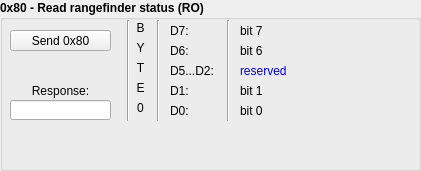
      <widget class="QGroupBox" name="x80_ctrl_group_box">
       <property name="geometry">
        <rect>
         <x>10</x>
         <y>60</y>
         <width>421</width>
         <height>171</height>
        </rect>
       </property>
       <property name="font">
        <font>
         <weight>75</weight>
         <bold>true</bold>
        </font>
       </property>
       <property name="title">
        <string>0x80 - Read rangefinder status (RO)</string>
       </property>
       <widget class="QPushButton" name="x80_send_pb">
        <property name="geometry">
         <rect>
          <x>10</x>
          <y>30</y>
          <width>101</width>
          <height>21</height>
         </rect>
        </property>
        <property name="font">
         <font>
          <weight>50</weight>
          <bold>false</bold>
         </font>
        </property>
        <property name="text">
         <string>Send 0x80</string>
        </property>
       </widget>
       <widget class="QLineEdit" name="x80_resp_line_ed">
        <property name="geometry">
         <rect>
          <x>10</x>
          <y>100</y>
          <width>101</width>
          <height>20</height>
         </rect>
        </property>
        <property name="font">
         <font>
          <weight>50</weight>
          <bold>false</bold>
         </font>
        </property>
        <property name="text">
         <string/>
        </property>
        <property name="alignment">
         <set>Qt::AlignCenter</set>
        </property>
       </widget>
       <widget class="QLabel" name="x80_send_lbl">
        <property name="geometry">
         <rect>
          <x>10</x>
          <y>80</y>
          <width>101</width>
          <height>21</height>
         </rect>
        </property>
        <property name="font">
         <font>
          <weight>50</weight>
          <bold>false</bold>
         </font>
        </property>
        <property name="text">
         <string>Response:</string>
        </property>
        <property name="alignment">
         <set>Qt::AlignCenter</set>
        </property>
       </widget>
       <widget class="QLabel" name="x80_d7_lbl">
        <property name="geometry">
         <rect>
          <x>170</x>
          <y>20</y>
          <width>31</width>
          <height>21</height>
         </rect>
        </property>
        <property name="font">
         <font>
          <weight>50</weight>
          <bold>false</bold>
         </font>
        </property>
        <property name="text">
         <string>D7:</string>
        </property>
       </widget>
       <widget class="QLabel" name="x80_d6_lbl">
        <property name="geometry">
         <rect>
          <x>170</x>
          <y>40</y>
          <width>31</width>
          <height>21</height>
         </rect>
        </property>
        <property name="font">
         <font>
          <weight>50</weight>
          <bold>false</bold>
         </font>
        </property>
        <property name="text">
         <string>D6:</string>
        </property>
       </widget>
       <widget class="QLabel" name="x80_d5_lbl">
        <property name="geometry">
         <rect>
          <x>170</x>
          <y>60</y>
          <width>51</width>
          <height>21</height>
         </rect>
        </property>
        <property name="font">
         <font>
          <weight>50</weight>
          <bold>false</bold>
         </font>
        </property>
        <property name="text">
         <string>D5...D2:</string>
        </property>
       </widget>
       <widget class="QLabel" name="x80_d0_lbl">
        <property name="geometry">
         <rect>
          <x>170</x>
          <y>100</y>
          <width>31</width>
          <height>21</height>
         </rect>
        </property>
        <property name="font">
         <font>
          <weight>50</weight>
          <bold>false</bold>
         </font>
        </property>
        <property name="text">
         <string>D0:</string>
        </property>
       </widget>
       <widget class="QLabel" name="x80_d1_lbl">
        <property name="geometry">
         <rect>
          <x>170</x>
          <y>80</y>
          <width>31</width>
          <height>21</height>
         </rect>
        </property>
        <property name="font">
         <font>
          <weight>50</weight>
          <bold>false</bold>
         </font>
        </property>
        <property name="text">
         <string>D1:</string>
        </property>
       </widget>
       <widget class="QLabel" name="x80_resp_d7_lbl">
        <property name="geometry">
         <rect>
          <x>240</x>
          <y>20</y>
          <width>171</width>
          <height>21</height>
         </rect>
        </property>
        <property name="font">
         <font>
          <weight>50</weight>
          <bold>false</bold>
         </font>
        </property>
        <property name="text">
         <string>bit 7</string>
        </property>
       </widget>
       <widget class="QLabel" name="x80_resp_d6_lbl">
        <property name="geometry">
         <rect>
          <x>240</x>
          <y>40</y>
          <width>171</width>
          <height>21</height>
         </rect>
        </property>
        <property name="font">
         <font>
          <weight>50</weight>
          <bold>false</bold>
         </font>
        </property>
        <property name="styleSheet">
         <string notr="true"/>
        </property>
        <property name="text">
         <string>bit 6</string>
        </property>
       </widget>
       <widget class="QLabel" name="x80_resp_d5_lbl">
        <property name="geometry">
         <rect>
          <x>240</x>
          <y>60</y>
          <width>171</width>
          <height>21</height>
         </rect>
        </property>
        <property name="font">
         <font>
          <weight>50</weight>
          <bold>false</bold>
         </font>
        </property>
        <property name="styleSheet">
         <string notr="true">color: rgb(0, 0, 255);</string>
        </property>
        <property name="text">
         <string>reserved</string>
        </property>
       </widget>
       <widget class="QLabel" name="x80_resp_d1_lbl">
        <property name="geometry">
         <rect>
          <x>240</x>
          <y>80</y>
          <width>171</width>
          <height>21</height>
         </rect>
        </property>
        <property name="font">
         <font>
          <weight>50</weight>
          <bold>false</bold>
         </font>
        </property>
        <property name="text">
         <string>bit 1</string>
        </property>
       </widget>
       <widget class="QLabel" name="x80_resp_d0_lbl">
        <property name="geometry">
         <rect>
          <x>240</x>
          <y>100</y>
          <width>171</width>
          <height>21</height>
         </rect>
        </property>
        <property name="font">
         <font>
          <weight>50</weight>
          <bold>false</bold>
         </font>
        </property>
        <property name="styleSheet">
         <string notr="true"/>
        </property>
        <property name="text">
         <string>bit 0</string>
        </property>
       </widget>
       <widget class="Line" name="line_0">
        <property name="geometry">
         <rect>
          <x>120</x>
          <y>20</y>
          <width>16</width>
          <height>101</height>
         </rect>
        </property>
        <property name="orientation">
         <enum>Qt::Vertical</enum>
        </property>
       </widget>
       <widget class="Line" name="line_1">
        <property name="geometry">
         <rect>
          <x>150</x>
          <y>20</y>
          <width>16</width>
          <height>101</height>
         </rect>
        </property>
        <property name="orientation">
         <enum>Qt::Vertical</enum>
        </property>
       </widget>
       <widget class="Line" name="line_2">
        <property name="geometry">
         <rect>
          <x>220</x>
          <y>20</y>
          <width>16</width>
          <height>101</height>
         </rect>
        </property>
        <property name="orientation">
         <enum>Qt::Vertical</enum>
        </property>
       </widget>
       <widget class="QLabel" name="x80_b0_lbl_0">
        <property name="geometry">
         <rect>
          <x>130</x>
          <y>20</y>
          <width>21</width>
          <height>16</height>
         </rect>
        </property>
        <property name="font">
         <font>
          <weight>50</weight>
          <bold>false</bold>
         </font>
        </property>
        <property name="text">
         <string>B</string>
        </property>
        <property name="alignment">
         <set>Qt::AlignCenter</set>
        </property>
        <property name="margin">
         <number>0</number>
        </property>
       </widget>
       <widget class="QLabel" name="x80_b0_lbl_1">
        <property name="geometry">
         <rect>
          <x>130</x>
          <y>40</y>
          <width>21</width>
          <height>16</height>
         </rect>
        </property>
        <property name="font">
         <font>
          <weight>50</weight>
          <bold>false</bold>
         </font>
        </property>
        <property name="text">
         <string>Y</string>
        </property>
        <property name="alignment">
         <set>Qt::AlignCenter</set>
        </property>
        <property name="margin">
         <number>0</number>
        </property>
       </widget>
       <widget class="QLabel" name="x80_b0_lbl_2">
        <property name="geometry">
         <rect>
          <x>130</x>
          <y>60</y>
          <width>21</width>
          <height>16</height>
         </rect>
        </property>
        <property name="font">
         <font>
          <weight>50</weight>
          <bold>false</bold>
         </font>
        </property>
        <property name="text">
         <string>T</string>
        </property>
        <property name="alignment">
         <set>Qt::AlignCenter</set>
        </property>
        <property name="margin">
         <number>0</number>
        </property>
       </widget>
       <widget class="QLabel" name="x80_b0_lbl_3">
        <property name="geometry">
         <rect>
          <x>130</x>
          <y>80</y>
          <width>21</width>
          <height>16</height>
         </rect>
        </property>
        <property name="font">
         <font>
          <weight>50</weight>
          <bold>false</bold>
         </font>
        </property>
        <property name="text">
         <string>E</string>
        </property>
        <property name="alignment">
         <set>Qt::AlignCenter</set>
        </property>
        <property name="margin">
         <number>0</number>
        </property>
       </widget>
       <widget class="QLabel" name="x80_b0_lbl_4">
        <property name="geometry">
         <rect>
          <x>130</x>
          <y>100</y>
          <width>21</width>
          <height>16</height>
         </rect>
        </property>
        <property name="font">
         <font>
          <weight>50</weight>
          <bold>false</bold>
         </font>
        </property>
        <property name="text">
         <string>0</string>
        </property>
        <property name="alignment">
         <set>Qt::AlignCenter</set>
        </property>
        <property name="margin">
         <number>0</number>
        </property>
       </widget>
      </widget>
